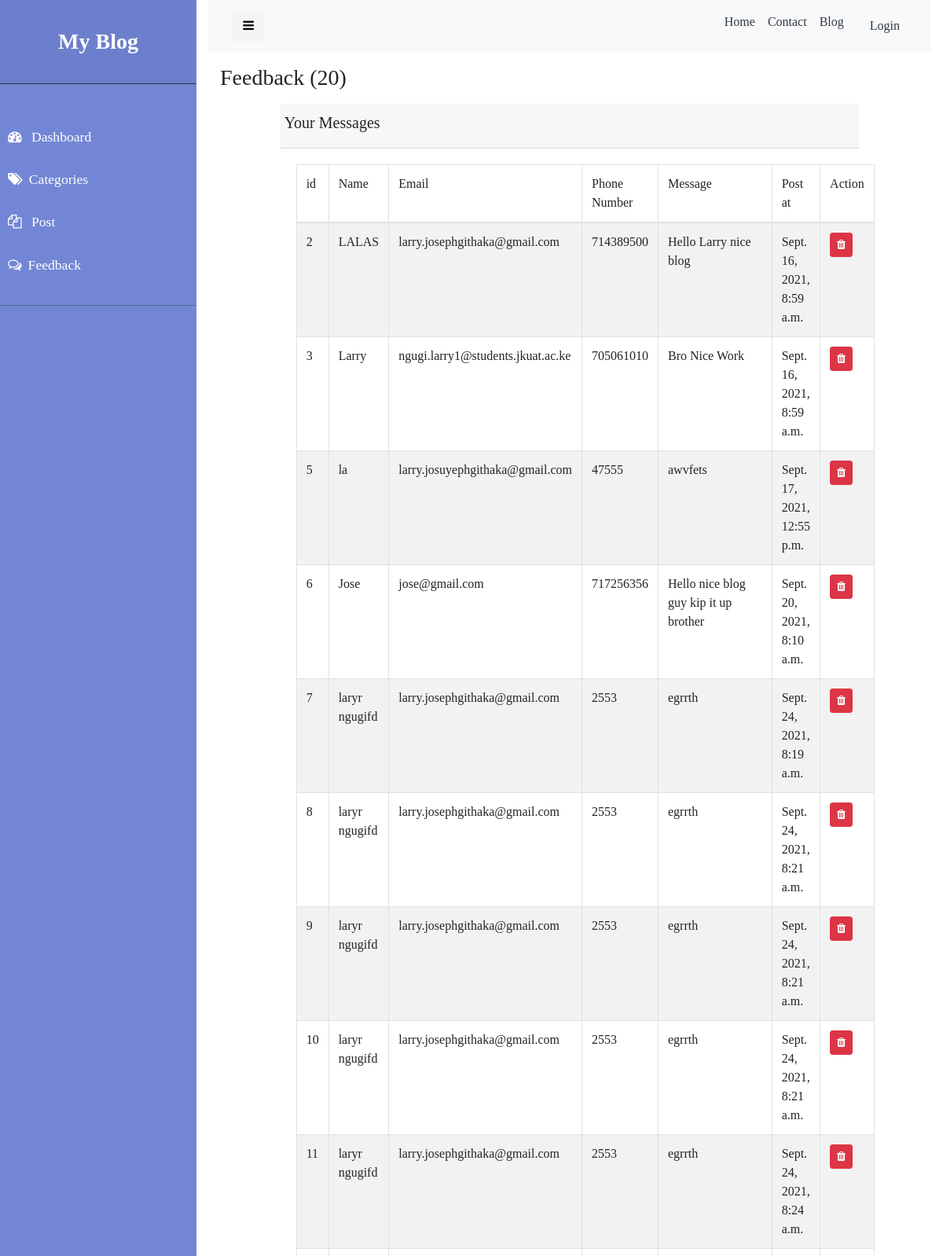
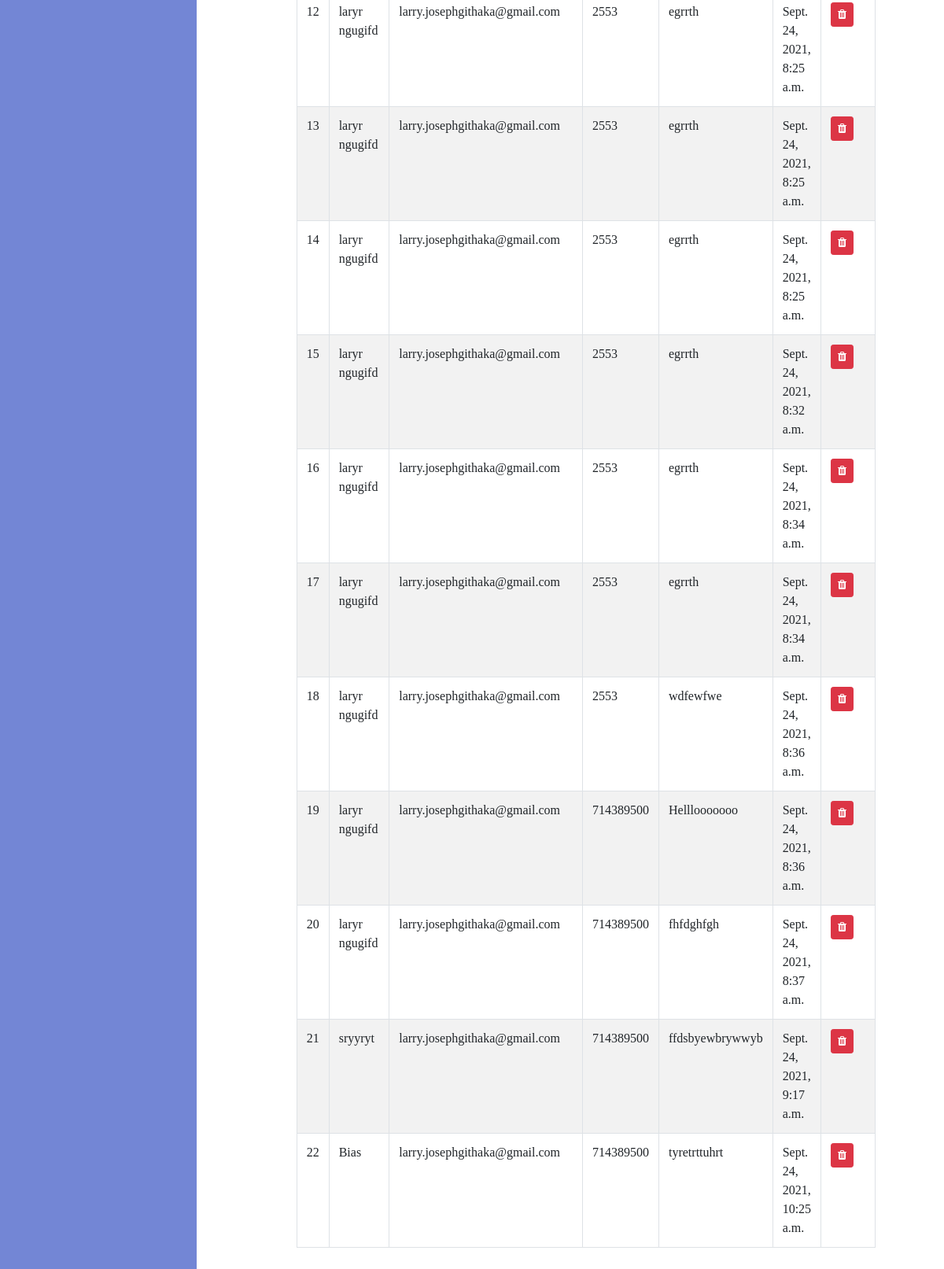
Screenshot of /staff/feedback with the database file from the repository (2 pictures, top to bottom).
### blog/models.py (models this page shows, shortened)
class Feedback (models.Model):
    message = models.TextField()
    name = models.CharField(max_length=50,blank=True,null=True)
    email = models.EmailField(max_length=100,blank=True,null=True)
    phone_number = models.IntegerField(blank=True,null=True)
    created_at = models.DateTimeField(auto_now_add=True)
    updated_at = models.DateTimeField(auto_now=True)
    class Meta:
        verbose_name_plural = 'Feedback'

### blog/views.py (the view)
# urls.py: path('feedback', views.showFeedback, name='feedback'),
def showFeedback(request):
    context = {}
    context['feedback_list'] = Feedback.objects.all()
    return render(request, 'blog/admin/feedback.html', context)

### blog/templates/blog/admin/feedback.html (shortened to what this page needs)
{% extends 'blog/admin/layouts/admin-base.html' %}
{% load static %}
{% block 'content' %}
<div class="container-fluid">
    <h3 class="my-3 "> Feedback ({{feedback_list|length}}) </h3>
    <div class="row justify-content-center">
        <div class="col-lg-10">
            <div class="card-header">
                <div class="row">
                    <h5>Your Messages</h5>
                </div>
            </div>
            <div class="card-body">
                <table class="table table-striped table-bordered">
                    <thead>
                        <tr>
                            <td>id</td>
                            <td>Name</td>
                            <td>Email</td>
                            <td>Phone Number</td>
                            <td>Message</td>
                            <td>Post at</td>
                            <td>Action</td>
                        </tr>
                    </thead>
                    <tbody>
                        {% for feedback in feedback_list %}
                        <tr>
                            <td>{{feedback.id}}</td>
                            <td>{{feedback.name}}</td>
                            <td>{{feedback.email}}</td>
                            <td>{{feedback.phone_number}}</td>
                            <td>{{feedback.message}}</td>
                            <td>{{feedback.created_at}}</td>
                            <td>
                                <a href=" {% url 'delete_feedback' feedback.id %} " class="btn btn-danger btn-sm">
                                    <i class="fa fa-trash"></i>
                                </a>
                            </td>
                        </tr>
                        {% endfor %}
                    </tbody>
                </table>
            </div>
        </div>
    </div>
</div>
{% endblock %}

### blog/static/css/adminstyle.css (style rules this page uses)
a, a:hover, a:focus { color: inherit; text-decoration: none; transition: all 0.3s; }

### rows the page displays
Feedback: id "2", name "LALAS", email "larry.josephgithaka@gmail.com", phone_number "714389500", message "Hello Larry nice blog", created_at "Sept. 16, 2021, 8:59 a.m."
Feedback: id "3", name "Larry", email "ngugi.larry1@students.jkuat.ac.ke", phone_number "705061010", message "Bro Nice Work", created_at "Sept. 16, 2021, 8:59 a.m."
Feedback: id "5", name "la", email "larry.josuyephgithaka@gmail.com", phone_number "47555", message "awvfets", created_at "Sept. 17, 2021, 12:55 p.m."
Feedback: id "6", name "Jose", email "jose@gmail.com", phone_number "717256356", message "Hello nice blog guy kip it up brother", created_at "Sept. 20, 2021, 8:10 a.m."
Feedback: id "7", name "laryr ngugifd", email "larry.josephgithaka@gmail.com", phone_number "2553", message "egrrth", created_at "Sept. 24, 2021, 8:19 a.m."
Feedback: id "8", name "laryr ngugifd", email "larry.josephgithaka@gmail.com", phone_number "2553", message "egrrth", created_at "Sept. 24, 2021, 8:21 a.m."
Feedback: id "9", name "laryr ngugifd", email "larry.josephgithaka@gmail.com", phone_number "2553", message "egrrth", created_at "Sept. 24, 2021, 8:21 a.m."
Feedback: id "10", name "laryr ngugifd", email "larry.josephgithaka@gmail.com", phone_number "2553", message "egrrth", created_at "Sept. 24, 2021, 8:21 a.m."
Feedback: id "11", name "laryr ngugifd", email "larry.josephgithaka@gmail.com", phone_number "2553", message "egrrth", created_at "Sept. 24, 2021, 8:24 a.m."
Feedback: id "12", name "laryr ngugifd", email "larry.josephgithaka@gmail.com", phone_number "2553", message "egrrth", created_at "Sept. 24, 2021, 8:25 a.m."
Feedback: id "13", name "laryr ngugifd", email "larry.josephgithaka@gmail.com", phone_number "2553", message "egrrth", created_at "Sept. 24, 2021, 8:25 a.m."
Feedback: id "14", name "laryr ngugifd", email "larry.josephgithaka@gmail.com", phone_number "2553", message "egrrth", created_at "Sept. 24, 2021, 8:25 a.m."
Feedback: id "15", name "laryr ngugifd", email "larry.josephgithaka@gmail.com", phone_number "2553", message "egrrth", created_at "Sept. 24, 2021, 8:32 a.m."
Feedback: id "16", name "laryr ngugifd", email "larry.josephgithaka@gmail.com", phone_number "2553", message "egrrth", created_at "Sept. 24, 2021, 8:34 a.m."
Feedback: id "17", name "laryr ngugifd", email "larry.josephgithaka@gmail.com", phone_number "2553", message "egrrth", created_at "Sept. 24, 2021, 8:34 a.m."
Feedback: id "18", name "laryr ngugifd", email "larry.josephgithaka@gmail.com", phone_number "2553", message "wdfewfwe", created_at "Sept. 24, 2021, 8:36 a.m."
Feedback: id "19", name "laryr ngugifd", email "larry.josephgithaka@gmail.com", phone_number "714389500", message "Helllooooooo", created_at "Sept. 24, 2021, 8:36 a.m."
Feedback: id "20", name "laryr ngugifd", email "larry.josephgithaka@gmail.com", phone_number "714389500", message "fhfdghfgh", created_at "Sept. 24, 2021, 8:37 a.m."
Feedback: id "21", name "sryyryt", email "larry.josephgithaka@gmail.com", phone_number "714389500", message "ffdsbyewbrywwyb", created_at "Sept. 24, 2021, 9:17 a.m."
Feedback: id "22", name "Bias", email "larry.josephgithaka@gmail.com", phone_number "714389500", message "tyretrttuhrt", created_at "Sept. 24, 2021, 10:25 a.m."

### other values shown
{{ feedback_list|length }} "20"
